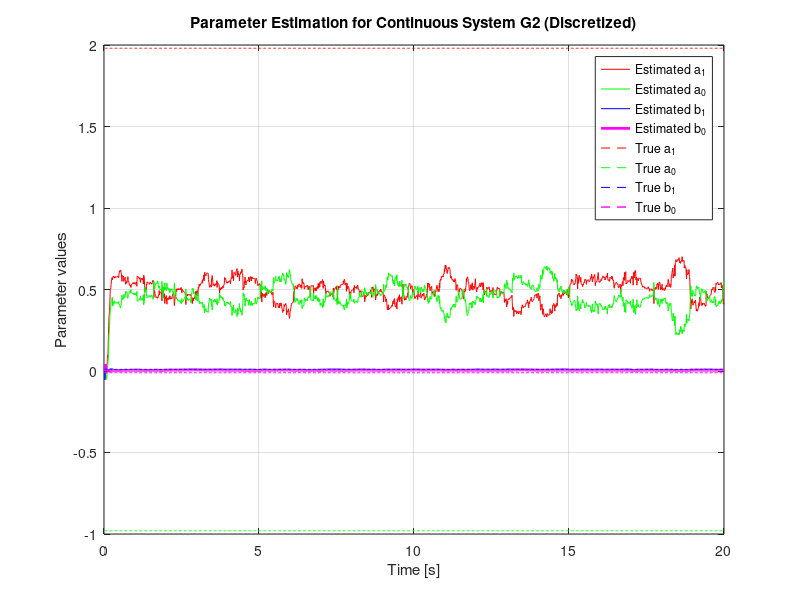
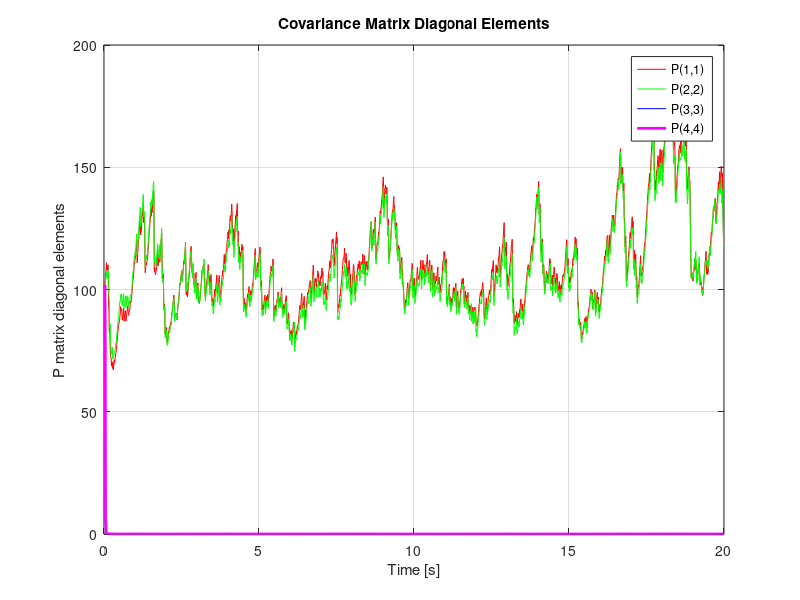
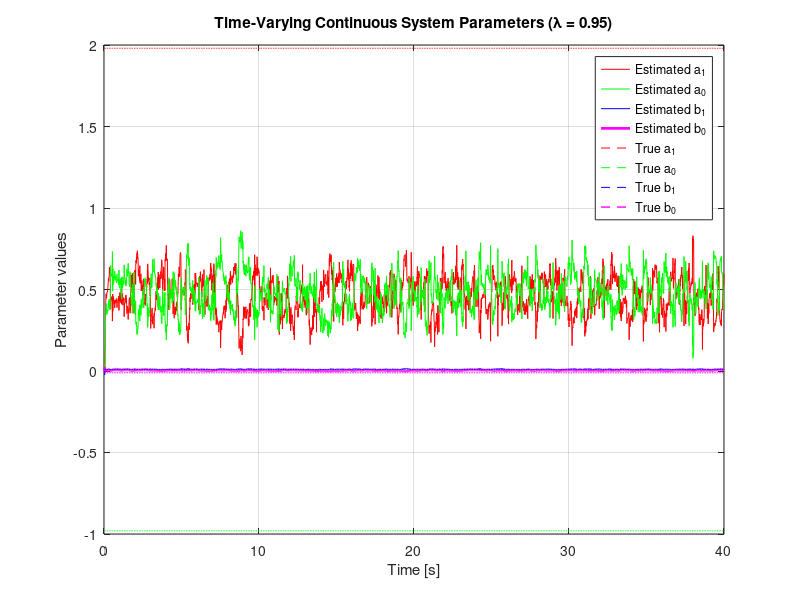
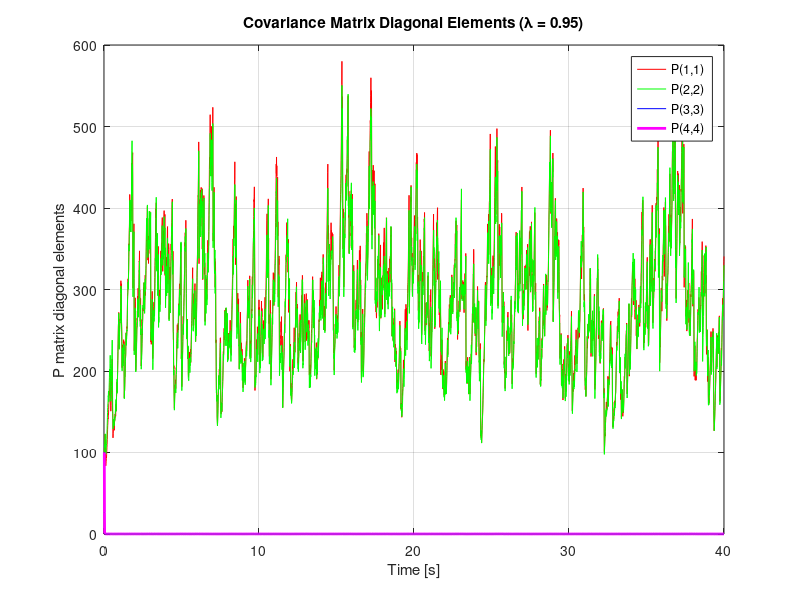

Write MATLAB code to recreate these figures, in order.
% Online identification of continuous system G2
% G2(s) = (s + 1)/(s^2 + 2s + 3)

clear all;
close all;
clc;

% Simulation parameters
T = 0.01;     % Sample time (smaller for continuous system)
t_end = 20;   % Simulation end time
t = 0:T:t_end;
N = length(t);

% Create continuous system using transfer function
num = [1 1];
den = [1 2 3];
sys_cont = tf(num, den);

% Convert to discrete time system for simulation
sys_disc = c2d(sys_cont, T, 'zoh');
[num_d, den_d] = tfdata(sys_disc, 'v');

% Extract discrete parameters
a1_disc = -den_d(2);
a0_disc = -den_d(3);
b1_disc = num_d(2);
b0_disc = num_d(3);

% Display discrete parameters
disp('Discrete equivalent parameters:');
disp(['a1 = ' num2str(a1_disc)]);
disp(['a0 = ' num2str(a0_disc)]);
disp(['b1 = ' num2str(b1_disc)]);
disp(['b0 = ' num2str(b0_disc)]);

% Input signal - white noise for better excitation
u = randn(N,1);

% Output signal initialization
y = zeros(N,1);

% Generate output data
for k = 3:N
    y(k) = a1_disc*y(k-1) + a0_disc*y(k-2) + b1_disc*u(k-1) + b0_disc*u(k-2);
end

% Add output noise
noise_level = 0.01;
y_noisy = y + noise_level*randn(N,1);

% RLS algorithm for continuous system identification
% Initial parameter estimates
theta = zeros(N-2, 4);   % [a1, a0, b1, b0]
theta(1,:) = [0, 0, 0, 0];

% Initial covariance matrix
P = zeros(4, 4, N-2);
P(:,:,1) = 100*eye(4);

% Forgetting factor
lambda = 0.98;

% Estimation loop
for k = 2:N-2
    % Regressor vector
    phi = [y_noisy(k+1); y_noisy(k); u(k+1); u(k)];
    
    % Prediction error
    epsilon = y_noisy(k+2) - phi' * theta(k-1,:)';
    
    % Gain calculation
    K = P(:,:,k-1) * phi / (lambda + phi' * P(:,:,k-1) * phi);
    
    % Parameter update
    theta(k,:) = theta(k-1,:) + (K * epsilon)';
    
    % Covariance matrix update
    P(:,:,k) = (P(:,:,k-1) - K * phi' * P(:,:,k-1)) / lambda;
end

% Plot results
figure(1)
plot(t(3:N), theta(:,1), 'r-', t(3:N), theta(:,2), 'g-', ...
     t(3:N), theta(:,3), 'b-', t(3:N), theta(:,4), 'm-', 'LineWidth', 2);
hold on;
plot(t(3:N), a1_disc*ones(size(t(3:N))), 'r--', ...
     t(3:N), a0_disc*ones(size(t(3:N))), 'g--', ...
     t(3:N), b1_disc*ones(size(t(3:N))), 'b--', ...
     t(3:N), b0_disc*ones(size(t(3:N))), 'm--', 'LineWidth', 1);
hold off;
xlabel('Time [s]');
ylabel('Parameter values');
legend('Estimated a_1', 'Estimated a_0', 'Estimated b_1', 'Estimated b_0', ...
       'True a_1', 'True a_0', 'True b_1', 'True b_0');
title('Parameter Estimation for Continuous System G2 (Discretized)');
grid on;

% Plot diagonal elements of P matrix
figure(2)
plot(t(3:N), squeeze(P(1,1,:)), 'r-', ...
     t(3:N), squeeze(P(2,2,:)), 'g-', ...
     t(3:N), squeeze(P(3,3,:)), 'b-', ...
     t(3:N), squeeze(P(4,4,:)), 'm-', 'LineWidth', 2);
xlabel('Time [s]');
ylabel('P matrix diagonal elements');
legend('P(1,1)', 'P(2,2)', 'P(3,3)', 'P(4,4)');
title('Covariance Matrix Diagonal Elements');
grid on;

%% Time-varying parameters for continuous system
% Reset
clear all;
close all;

% Simulation parameters
T = 0.01;
t_end = 40;
t = 0:T:t_end;
N = length(t);

% Initial continuous system 
num1 = [1 1];
den1 = [1 2 3];
sys_cont1 = tf(num1, den1);
sys_disc1 = c2d(sys_cont1, T, 'zoh');
[num_d1, den_d1] = tfdata(sys_disc1, 'v');

% System after parameter change
num2 = [1 2];  % Changing numerator coefficient from 1 to 2
den2 = [1 2 3];
sys_cont2 = tf(num2, den2);
sys_disc2 = c2d(sys_cont2, T, 'zoh');
[num_d2, den_d2] = tfdata(sys_disc2, 'v');

% Initialize parameters arrays
a1 = zeros(N,1);
a0 = zeros(N,1);
b1 = zeros(N,1);
b0 = zeros(N,1);

% Fill parameters
change_time = 20;
change_index = find(t >= change_time, 1);

% First system parameters
a1(1:change_index-1) = -den_d1(2);
a0(1:change_index-1) = -den_d1(3);
b1(1:change_index-1) = num_d1(2);
b0(1:change_index-1) = num_d1(3);

% Second system parameters
a1(change_index:end) = -den_d2(2);
a0(change_index:end) = -den_d2(3);
b1(change_index:end) = num_d2(2);
b0(change_index:end) = num_d2(3);

% Input signal - white noise
u = randn(N,1);

% Output signal initialization
y = zeros(N,1);

% Generate output data with time-varying parameters
for k = 3:N
    y(k) = a1(k)*y(k-1) + a0(k)*y(k-2) + b1(k)*u(k-1) + b0(k)*u(k-2);
end

% Add noise
noise_level = 0.01;
y_noisy = y + noise_level*randn(N,1);

% RLS algorithm with forgetting factor
theta = zeros(N-2, 4);
theta(1,:) = [0, 0, 0, 0];

P = zeros(4, 4, N-2);
P(:,:,1) = 100*eye(4);

% Test different forgetting factors
lambda = 0.95;

for k = 2:N-2
    phi = [y_noisy(k+1); y_noisy(k); u(k+1); u(k)];
    epsilon = y_noisy(k+2) - phi' * theta(k-1,:)';
    K = P(:,:,k-1) * phi / (lambda + phi' * P(:,:,k-1) * phi);
    theta(k,:) = theta(k-1,:) + (K * epsilon)';
    P(:,:,k) = (P(:,:,k-1) - K * phi' * P(:,:,k-1)) / lambda;
end

% Plot results for time-varying continuous system
figure(3)
plot(t(3:N), theta(:,1), 'r-', t(3:N), theta(:,2), 'g-', ...
     t(3:N), theta(:,3), 'b-', t(3:N), theta(:,4), 'm-', 'LineWidth', 2);
hold on;
plot(t(3:N), a1(3:N), 'r--', t(3:N), a0(3:N), 'g--', ...
     t(3:N), b1(3:N), 'b--', t(3:N), b0(3:N), 'm--', 'LineWidth', 1);
hold off;
xlabel('Time [s]');
ylabel('Parameter values');
legend('Estimated a_1', 'Estimated a_0', 'Estimated b_1', 'Estimated b_0', ...
       'True a_1', 'True a_0', 'True b_1', 'True b_0');
title(['Time-Varying Continuous System Parameters (λ = ', num2str(lambda), ')']);
grid on;

% Plot diagonal elements of P matrix
figure(4)
plot(t(3:N), squeeze(P(1,1,:)), 'r-', ...
     t(3:N), squeeze(P(2,2,:)), 'g-', ...
     t(3:N), squeeze(P(3,3,:)), 'b-', ...
     t(3:N), squeeze(P(4,4,:)), 'm-', 'LineWidth', 2);
xlabel('Time [s]');
ylabel('P matrix diagonal elements');
legend('P(1,1)', 'P(2,2)', 'P(3,3)', 'P(4,4)');
title(['Covariance Matrix Diagonal Elements (λ = ', num2str(lambda), ')']);
grid on;